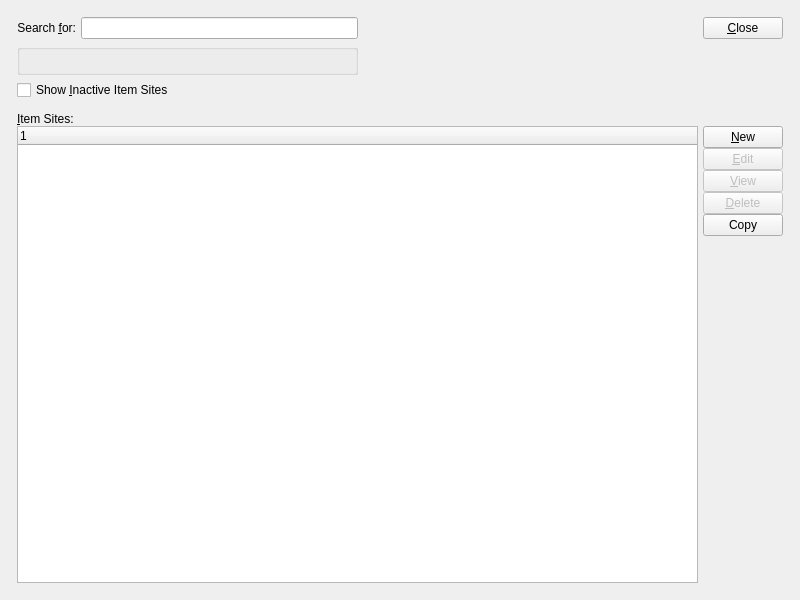
<ui version="4.0" >
 <comment>This file is part of the xTuple ERP: PostBooks Edition, a free and
open source Enterprise Resource Planning software suite,
Copyright (c) 1999-2010 by OpenMFG LLC, d/b/a xTuple.
It is licensed to you under the Common Public Attribution License
version 1.0, the full text of which (including xTuple-specific Exhibits)
is available at www.xtuple.com/CPAL.  By using this software, you agree
to be bound by its terms.</comment>
 <class>itemSites</class>
 <widget class="QWidget" name="itemSites" >
  <property name="geometry" >
   <rect>
    <x>0</x>
    <y>0</y>
    <width>800</width>
    <height>600</height>
   </rect>
  </property>
  <property name="windowTitle" >
   <string>List Item Sites</string>
  </property>
  <layout class="QGridLayout" name="gridLayout_4" >
   <item row="0" column="0" >
    <layout class="QGridLayout" name="gridLayout_3" >
     <property name="margin" >
      <number>12</number>
     </property>
     <property name="spacing" >
      <number>12</number>
     </property>
     <item row="0" column="0" >
      <layout class="QHBoxLayout" name="horizontalLayout_2" >
       <item>
        <layout class="QGridLayout" name="gridLayout_2" >
         <item row="1" column="0" >
          <widget class="WarehouseGroup" name="_warehouse" >
           <property name="fixedSize" >
            <bool>false</bool>
           </property>
          </widget>
         </item>
         <item row="2" column="0" >
          <widget class="QCheckBox" name="_showInactive" >
           <property name="text" >
            <string>Show &amp;Inactive Item Sites</string>
           </property>
          </widget>
         </item>
         <item row="0" column="0" >
          <layout class="QHBoxLayout" name="horizontalLayout" >
           <item>
            <widget class="QLabel" name="_searchForLit" >
             <property name="text" >
              <string>Search &amp;for:</string>
             </property>
             <property name="alignment" >
              <set>Qt::AlignRight|Qt::AlignTrailing|Qt::AlignVCenter</set>
             </property>
             <property name="buddy" >
              <cstring>_searchFor</cstring>
             </property>
            </widget>
           </item>
           <item>
            <widget class="XLineEdit" name="_searchFor" />
           </item>
          </layout>
         </item>
        </layout>
       </item>
       <item>
        <spacer>
         <property name="orientation" >
          <enum>Qt::Horizontal</enum>
         </property>
         <property name="sizeType" >
          <enum>QSizePolicy::Expanding</enum>
         </property>
         <property name="sizeHint" stdset="0" >
          <size>
           <width>283</width>
           <height>20</height>
          </size>
         </property>
        </spacer>
       </item>
       <item>
        <layout class="QVBoxLayout" >
         <property name="spacing" >
          <number>5</number>
         </property>
         <item>
          <widget class="QPushButton" name="_close" >
           <property name="text" >
            <string>&amp;Close</string>
           </property>
           <property name="autoDefault" >
            <bool>true</bool>
           </property>
          </widget>
         </item>
         <item>
          <spacer>
           <property name="orientation" >
            <enum>Qt::Vertical</enum>
           </property>
           <property name="sizeType" >
            <enum>QSizePolicy::Expanding</enum>
           </property>
           <property name="sizeHint" stdset="0" >
            <size>
             <width>20</width>
             <height>0</height>
            </size>
           </property>
          </spacer>
         </item>
        </layout>
       </item>
      </layout>
     </item>
     <item row="2" column="0" >
      <widget class="QFrame" name="_frame" >
       <property name="sizePolicy" >
        <sizepolicy vsizetype="Expanding" hsizetype="Preferred" >
         <horstretch>0</horstretch>
         <verstretch>1</verstretch>
        </sizepolicy>
       </property>
       <property name="frameShape" >
        <enum>QFrame::NoFrame</enum>
       </property>
       <property name="frameShadow" >
        <enum>QFrame::Raised</enum>
       </property>
       <layout class="QGridLayout" name="gridLayout" >
        <property name="margin" >
         <number>0</number>
        </property>
        <property name="spacing" >
         <number>0</number>
        </property>
        <item row="0" column="0" >
         <layout class="QVBoxLayout" >
          <property name="spacing" >
           <number>0</number>
          </property>
          <item>
           <widget class="QLabel" name="_itemSitesLit" >
            <property name="text" >
             <string>&amp;Item Sites:</string>
            </property>
            <property name="buddy" >
             <cstring>_itemSite</cstring>
            </property>
           </widget>
          </item>
          <item>
           <layout class="QHBoxLayout" >
            <property name="spacing" >
             <number>5</number>
            </property>
            <item>
             <widget class="XTreeWidget" name="_itemSite" />
            </item>
            <item>
             <layout class="QVBoxLayout" >
              <property name="spacing" >
               <number>0</number>
              </property>
              <item>
               <widget class="QPushButton" name="_new" >
                <property name="text" >
                 <string>&amp;New</string>
                </property>
                <property name="autoDefault" >
                 <bool>true</bool>
                </property>
               </widget>
              </item>
              <item>
               <widget class="QPushButton" name="_edit" >
                <property name="enabled" >
                 <bool>false</bool>
                </property>
                <property name="text" >
                 <string>&amp;Edit</string>
                </property>
                <property name="autoDefault" >
                 <bool>true</bool>
                </property>
               </widget>
              </item>
              <item>
               <widget class="QPushButton" name="_view" >
                <property name="enabled" >
                 <bool>false</bool>
                </property>
                <property name="text" >
                 <string>&amp;View</string>
                </property>
                <property name="autoDefault" >
                 <bool>true</bool>
                </property>
               </widget>
              </item>
              <item>
               <widget class="QPushButton" name="_delete" >
                <property name="enabled" >
                 <bool>false</bool>
                </property>
                <property name="text" >
                 <string>&amp;Delete</string>
                </property>
               </widget>
              </item>
              <item>
               <widget class="QPushButton" name="_copy" >
                <property name="text" >
                 <string>Copy</string>
                </property>
               </widget>
              </item>
              <item>
               <spacer>
                <property name="orientation" >
                 <enum>Qt::Vertical</enum>
                </property>
                <property name="sizeType" >
                 <enum>QSizePolicy::Expanding</enum>
                </property>
                <property name="sizeHint" stdset="0" >
                 <size>
                  <width>20</width>
                  <height>115</height>
                 </size>
                </property>
               </spacer>
              </item>
             </layout>
            </item>
           </layout>
          </item>
         </layout>
        </item>
       </layout>
      </widget>
     </item>
    </layout>
   </item>
  </layout>
 </widget>
 <layoutdefault spacing="5" margin="5" />
 <pixmapfunction>qPixmapFromMimeSource</pixmapfunction>
 <customwidgets>
  <customwidget>
   <class>WarehouseGroup</class>
   <extends>QGroupBox</extends>
   <header>warehousegroup.h</header>
  </customwidget>
  <customwidget>
   <class>XLineEdit</class>
   <extends>QLineEdit</extends>
   <header>xlineedit.h</header>
   <container>1</container>
  </customwidget>
  <customwidget>
   <class>XTreeWidget</class>
   <extends>QTreeWidget</extends>
   <header>xtreewidget.h</header>
   <container>1</container>
  </customwidget>
 </customwidgets>
 <tabstops>
  <tabstop>_searchFor</tabstop>
  <tabstop>_warehouse</tabstop>
  <tabstop>_itemSite</tabstop>
  <tabstop>_new</tabstop>
  <tabstop>_edit</tabstop>
  <tabstop>_view</tabstop>
  <tabstop>_delete</tabstop>
  <tabstop>_copy</tabstop>
  <tabstop>_close</tabstop>
 </tabstops>
 <resources/>
 <connections>
  <connection>
   <sender>_close</sender>
   <signal>clicked()</signal>
   <receiver>itemSites</receiver>
   <slot>close()</slot>
   <hints>
    <hint type="sourcelabel" >
     <x>485</x>
     <y>31</y>
    </hint>
    <hint type="destinationlabel" >
     <x>20</x>
     <y>20</y>
    </hint>
   </hints>
  </connection>
  <connection>
   <sender>_itemSite</sender>
   <signal>valid(bool)</signal>
   <receiver>_view</receiver>
   <slot>setEnabled(bool)</slot>
   <hints>
    <hint type="sourcelabel" >
     <x>31</x>
     <y>158</y>
    </hint>
    <hint type="destinationlabel" >
     <x>484</x>
     <y>217</y>
    </hint>
   </hints>
  </connection>
 </connections>
</ui>
